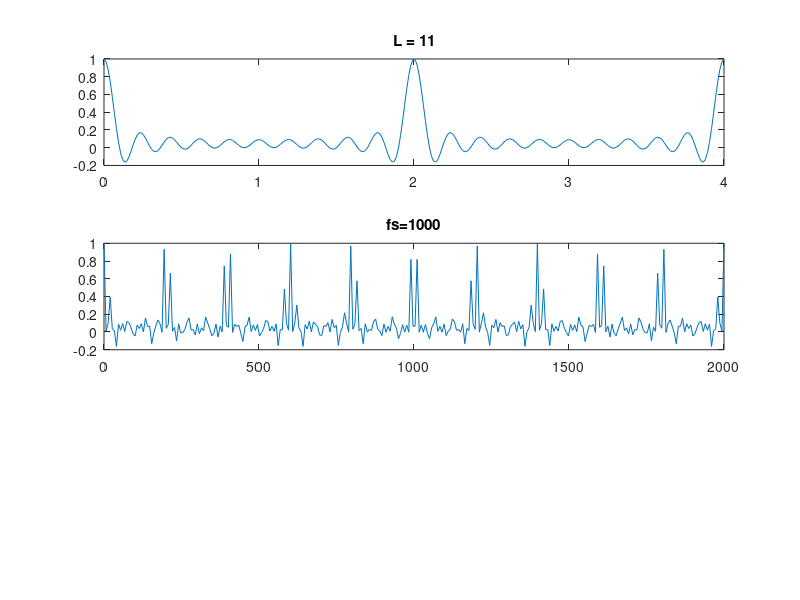

The MATLAB source for this figure:
clc
clear all

%% Part a

% L=11;
% omega=linspace(0,2*pi,300);
% aliasSinc=((sin((omega*L)/2))/(L*sin(omega/2)))
% h=exp((-j*omega*(L-1))/2).*aliasSinc
% 
% plot(omega/pi,h)

L=11
x = linspace(0,4*pi,300);
h = diric(x,L).*exp((-j*x*(L-1)/2));

fig=figure
subplot(3,1,1)
plot(x/pi,h)
title('L = 11')

%% Part b

fs=1000
L=11
x = linspace(0,2*pi*fs,300);
h = diric(x,L).*exp((-j*x*(L-1)/2));

subplot(3,1,2)
plot(x/pi,h)
title('fs=1000')

%% Part c

t=0:1
xfunc = cos(2*pi*25*t) + sin(2*pi*250*t)
out = conv(xfunc, h)

% subplot(3,1,3)
% plot(t,out)
% title('x(t) input')
saveas(fig, 'Q2.png')
%% Part d

% Rectangular Window FIR Filter